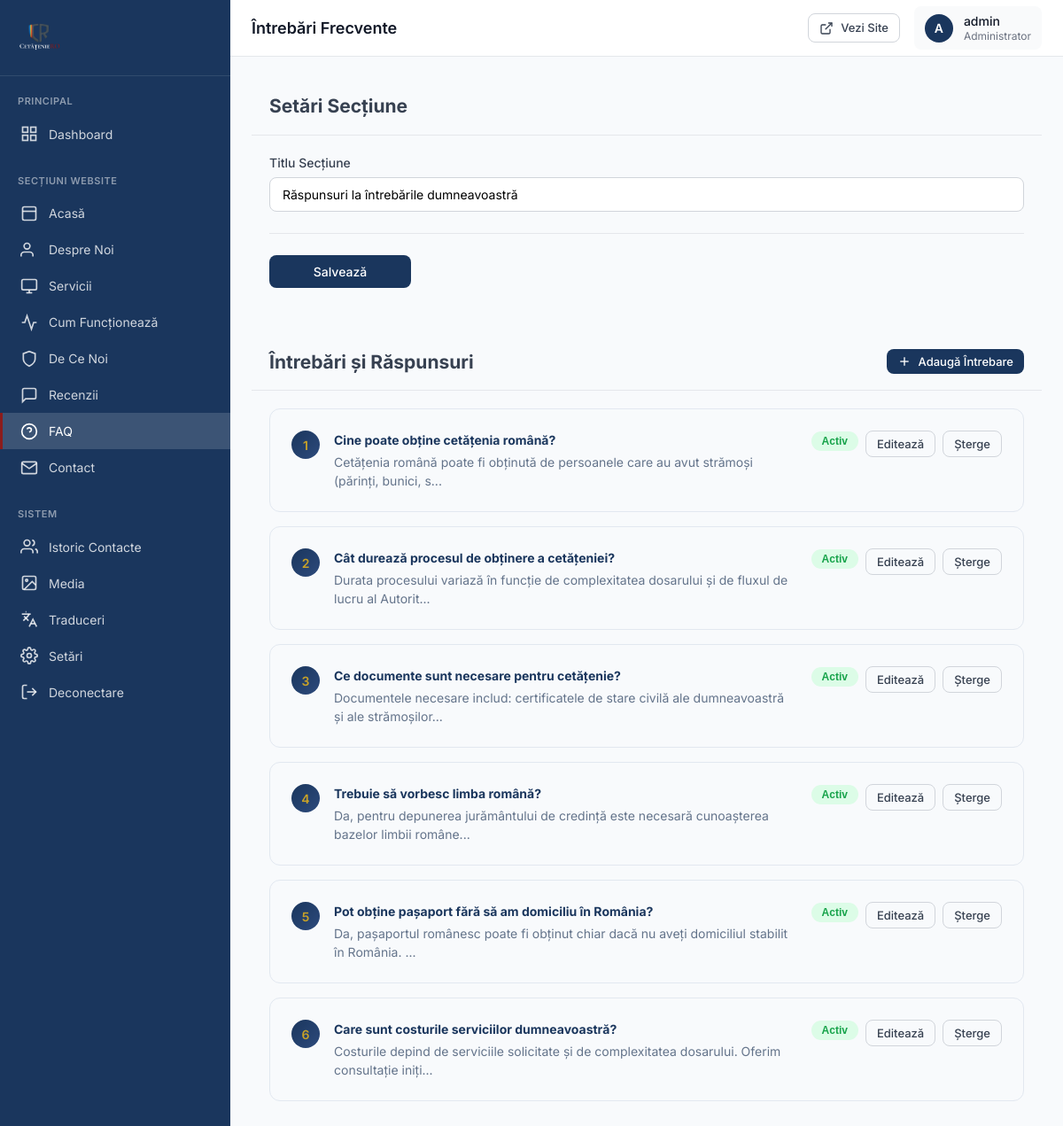
/admin/sections/faq.php (signed in), run on the app's committed database.
### tables this page shows
CREATE TABLE `faq_section` (
  `id` int(11) NOT NULL,
  `section_label` varchar(100) DEFAULT NULL,
  `title` varchar(255) DEFAULT NULL,
  `created_at` timestamp NOT NULL DEFAULT current_timestamp(),
  `updated_at` timestamp NOT NULL DEFAULT current_timestamp() ON UPDATE current_timestamp()
);

CREATE TABLE `faq` (
  `id` int(11) NOT NULL,
  `question` varchar(500) NOT NULL,
  `answer` text NOT NULL,
  `sort_order` int(11) DEFAULT 0,
  `enabled` tinyint(1) DEFAULT 1,
  `created_at` timestamp NOT NULL DEFAULT current_timestamp(),
  `updated_at` timestamp NOT NULL DEFAULT current_timestamp() ON UPDATE current_timestamp()
);

### admin/sections/faq.php (the view, shortened to what this page needs)
<?php
require_once '../../config.php';
$section = $pdo->query("SELECT * FROM faq_section WHERE id = 1")->fetch(PDO::FETCH_ASSOC);
$faqs = $pdo->query("SELECT * FROM faq ORDER BY sort_order ASC")->fetchAll(PDO::FETCH_ASSOC);
include '../includes/header.php';
?>
<div class="content-card">
    <div class="card-header">
        <h2>Setări Secțiune</h2>
    </div>
    <div class="card-body">
        <form method="POST">
            <div class="form-row">
                <div class="form-group col-md-6">
                    <label for="title">Titlu Secțiune</label>
                    <input type="text" id="title" name="title" class="form-control"
                           value="<?php echo htmlspecialchars($section['title'] ?? 'Întrebări Frecvente'); ?>" required>
                </div>
            </div>
            <div class="form-actions">
                <button type="submit" class="btn btn-primary">Salvează</button>
            </div>
        </form>
    </div>
</div>
<div class="content-card mt-4">
    <div class="card-header">
        <h2>Întrebări și Răspunsuri</h2>
        <button type="button" class="btn btn-sm btn-primary" onclick="openModal()">
            <svg viewBox="0 0 24 24" fill="none" stroke="currentColor" stroke-width="2">
                <line x1="12" y1="5" x2="12" y2="19"/><line x1="5" y1="12" x2="19" y2="12"/>
            </svg>
            Adaugă Întrebare
        </button>
    </div>
    <div class="card-body">
        <?php if (empty($faqs)): ?>
            <div class="empty-state"><p>Nu există întrebări frecvente.</p></div>
        <?php else: ?>
            <div class="faq-list">
                <?php foreach ($faqs as $index => $faq): ?>
                <div class="faq-item <?php echo !$faq['enabled'] ? 'inactive' : ''; ?>">
                    <div class="faq-header">
                        <span class="faq-number"><?php echo $index + 1; ?></span>
                        <div class="faq-question">
                            <strong><?php echo htmlspecialchars($faq['question']); ?></strong>
                            <p><?php echo htmlspecialchars(substr(strip_tags($faq['answer']), 0, 100)); ?>...</p>
                        </div>
                        <div class="faq-actions">
                            <form method="POST" style="display:inline">
                                <button type="submit" class="status-toggle <?php echo $faq['enabled'] ? 'active' : ''; ?>">
                                    <?php echo $faq['enabled'] ? 'Activ' : 'Inactiv'; ?>
                                </button>
                            </form>
                            <button type="button" class="btn btn-sm btn-outline"
                                    onclick="editItem(<?php echo htmlspecialchars(json_encode($faq)); ?>)">Editează</button>
                            <form method="POST" style="display:inline" onsubmit="return confirmDelete()">
                                <button type="submit" class="btn btn-sm btn-outline btn-danger">Șterge</button>
                            </form>
                        </div>
                    </div>
                </div>
                <?php endforeach; ?>
            </div>
        <?php endif; ?>
    </div>
</div>
<?php include '../includes/footer.php'; ?>

### admin/assets/css/admin.css (style rules this page uses)
:root { --admin-primary: #1a365d; --admin-primary-dark: #0f2341; --admin-primary-light: #2c5282; --admin-accent: #8b1c1c; --admin-accent-light: #a52a2a; --admin-success: #10b981; --admin-warning: #f59e0b; --admin-error: #ef4444; --admin-info: #3b82f6; --admin-bg: #f8fafc; --admin-white: #ffffff; --admin-gray-50: #f9fafb; --admin-gray-100: #f3f4f6; --admin-gray-200: #e5e7eb; --admin-gray-300: #d1d5db; --admin-gray-400: #9ca3af; --admin-gray-500: #6b7280; --admin-gray-600: #4b5563; --admin-gray-700: #374151; --admin-gray-800: #1f2937; --admin-gray-900: #111827; --admin-sidebar-width: 260px; --admin-header-height: 64px; --admin-radius: 8px; --admin-radius-lg: 12px; --admin-shadow: 0 1px 3px rgba(0,0,0,0.1); --admin-shadow-lg: 0 10px 25px rgba(0,0,0,0.1); --admin-font: 'Inter', -apple-system, BlinkMacSystemFont, sans-serif; }
* { box-sizing: border-box; margin: 0; padding: 0; }
body { font-family: var(--admin-font); font-size: 14px; line-height: 1.5; color: var(--admin-gray-700); background-color: var(--admin-bg); }
.form-group { display: flex; flex-direction: column; gap: 6px; }
.form-group label { font-weight: 500; color: var(--admin-gray-700); font-size: 14px; }
.form-group input, .form-group select, .form-group textarea { width: 100%; padding: 10px 14px; border: 1px solid var(--admin-gray-300); border-radius: var(--admin-radius); font-size: 14px; font-family: inherit; transition: all 0.2s; background: var(--admin-white); }
.form-row { display: grid; grid-template-columns: repeat(2, 1fr); gap: 16px; }
.btn { display: inline-flex; align-items: center; justify-content: center; gap: 8px; padding: 10px 20px; border: none; border-radius: var(--admin-radius); font-size: 14px; font-weight: 500; font-family: inherit; cursor: pointer; transition: all 0.2s; }
.btn svg { width: 18px; height: 18px; }
.btn-primary { background: var(--admin-primary); color: var(--admin-white); }
.btn-danger { background: var(--admin-error); color: var(--admin-white); }
.btn-outline { background: transparent; border: 1px solid var(--admin-gray-300); color: var(--admin-gray-700); }
.btn-sm { padding: 6px 12px; font-size: 13px; }
.btn-sm svg { width: 16px; height: 16px; }
.card-header { padding: 16px 20px; border-bottom: 1px solid var(--admin-gray-200); display: flex; align-items: center; justify-content: space-between; }
.card-body { padding: 20px; }
.form-actions { display: flex; justify-content: flex-start; align-items: center; gap: 12px; margin-top: 24px; padding-top: 24px; border-top: 1px solid var(--admin-gray-200); }
.form-actions .btn { min-width: 160px; }

### admin/sections/faq.php (style rules this page uses)
.form-row { display: flex; gap: 1.5rem; margin-bottom: 1rem; }
.form-row .form-group { flex: 1; margin-bottom: 0; }
.col-md-6 { flex: 0 0 calc(50% - 0.75rem); }
.mt-4 { margin-top: 2rem; }
.faq-list { display: flex; flex-direction: column; gap: 1rem; }
.faq-item { background: #f8fafc; border-radius: 12px; padding: 1.5rem; border: 1px solid #e2e8f0; }
.faq-header { display: flex; align-items: flex-start; gap: 1rem; }
.faq-number { flex-shrink: 0; width: 32px; height: 32px; background: linear-gradient(135deg, #1a365d, #2d4a7c); color: #c9a227; border-radius: 50%; display: flex; align-items: center; justify-content: center; font-weight: 600; }
.faq-question { flex: 1; }
.faq-question strong { display: block; color: #1a365d; margin-bottom: 0.25rem; }
.faq-question p { margin: 0; color: #64748b; font-size: 0.875rem; }
.faq-actions { display: flex; gap: 0.5rem; flex-shrink: 0; }
.status-toggle { padding: 0.25rem 0.75rem; border-radius: 20px; border: none; font-size: 0.75rem; font-weight: 600; cursor: pointer; background: #fee2e2; color: #dc2626; }
.status-toggle.active { background: #dcfce7; color: #16a34a; }

### data on the page
faq_section: title "Răspunsuri la întrebările dumneavoastră"
faq: question "Cine poate obține cetățenia română?", answer "Cetățenia română poate fi obținută de persoanele care au avut strămoși (părinți, bunici, s", enabled "Activ"
faq: question "Cât durează procesul de obținere a cetățeniei?", answer "Durata procesului variază în funcție de complexitatea dosarului și de fluxul de lucru al Autorit", enabled "Activ"
faq: question "Ce documente sunt necesare pentru cetățenie?", answer "Documentele necesare includ: certificatele de stare civilă ale dumneavoastră și ale strămoșilor", enabled "Activ"
faq: question "Trebuie să vorbesc limba română?", answer "Da, pentru depunerea jurământului de credință este necesară cunoașterea bazelor limbii române", enabled "Activ"
faq: question "Pot obține pașaport fără să am domiciliu în România?", answer "Da, pașaportul românesc poate fi obținut chiar dacă nu aveți domiciliul stabilit în România.", enabled "Activ"
faq: question "Care sunt costurile serviciilor dumneavoastră?", answer "Costurile depind de serviciile solicitate și de complexitatea dosarului. Oferim consultație iniți", enabled "Activ"

### other printed values
$pageTitle "Întrebări Frecvente"
substr($_SESSION['admin_user'] ?? 'A', 0, 1) "A"
$_SESSION['admin_user'] "admin"
